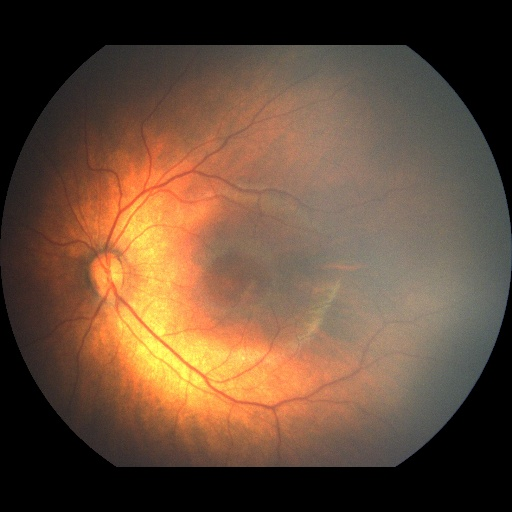
#> input picture data/Normal/Normal_1.jpg, 512 x 512 px, found by its file name; its folder holds only this picture in this run
$ python pre_process_V4.0.py
#> lines starting #> are read from the running program, lines starting #| are printed output that depends on the picture; after the words box and inside, x2 and y2 are one past the last pixel; in counts of white or black regions, pixels touching at a corner belong together
#> in process_images, image is the input picture: shape (512, 512, 3); mean B, G, R 57.3, 76.7, 102.8
import cv2
import numpy as np
import os

def crop_to_circle(image):
    # Convert to grayscale to find contours
    gray = cv2.cvtColor(image, cv2.COLOR_BGR2GRAY)
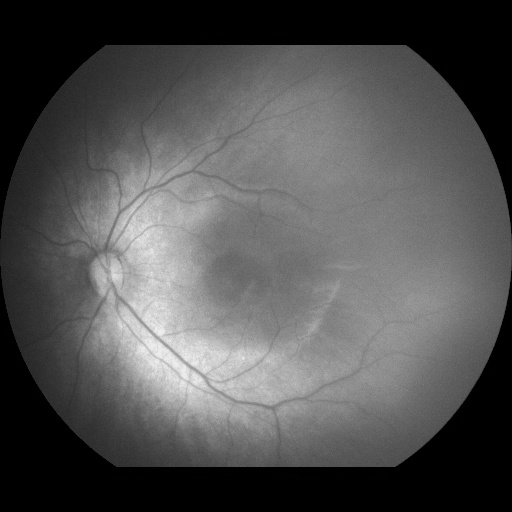
#> gray: shape (512, 512); min 0, max 239, mean 82.3

    # Apply a binary threshold to get a binary image
    _, binary = cv2.threshold(gray, 20, 255, cv2.THRESH_BINARY)
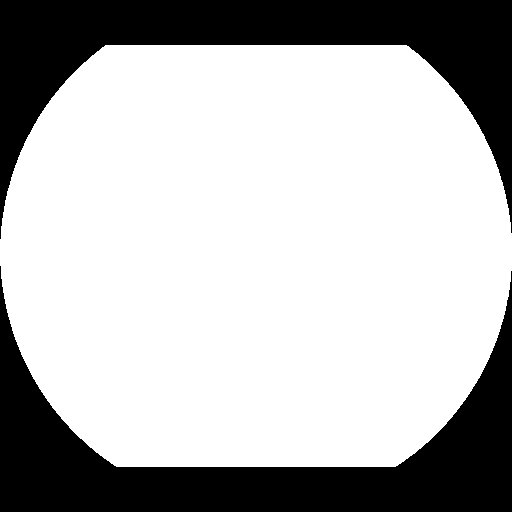
#> binary: shape (512, 512); 71.8% white; 2 black regions

    # Find contours in the binary image
    contours, _ = cv2.findContours(binary, cv2.RETR_EXTERNAL, cv2.CHAIN_APPROX_SIMPLE)
#> contours = 1 contour; box (x1, y1, x2, y2) and area: (0, 45, 512, 467) 187411

    # Get the largest contour
    largest_contour = max(contours, key=cv2.contourArea)
#> largest_contour = contour of 416 points, box (x1, y1, x2, y2) (0, 45, 512, 467), area 187411

    # Get the center and radius of the minimum enclosing circle around the largest contour
    (x, y), radius = cv2.minEnclosingCircle(largest_contour)
#> x = 255.7; y = 251.8; radius = 256.1
    center = (int(x), int(y))
#> center = (255, 251)
    radius = int(radius)
#> radius = 256

    # Create a mask with the same dimensions as the image
    mask = np.zeros(image.shape[:2], dtype=np.uint8)

    # Draw a filled circle on the mask
    cv2.circle(mask, center, radius, 255, thickness=-1)
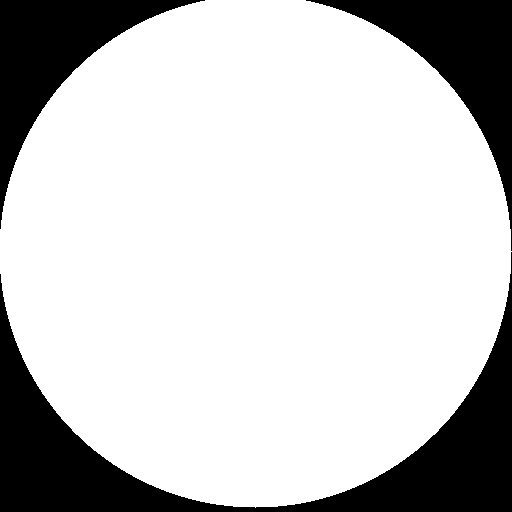
#> mask: shape (512, 512); 78.4% white; 3 black regions, box (x1, y1, x2, y2) and area: (0, 252, 512, 512) 30446, (306, 0, 512, 251) 13184, (0, 0, 205, 229) 12933

    # Create a 4-channel image (BGR + Alpha)
    result = cv2.cvtColor(image, cv2.COLOR_BGR2BGRA)

    # Set the alpha channel based on the mask
    result[:, :, 3] = mask

    # Crop the image to the bounding box of the circle
    x, y, w, h = cv2.boundingRect(largest_contour)
#> x = 0; y = 45; w = 512; h = 422
    cropped_image = result[y:y+h, x:x+w]
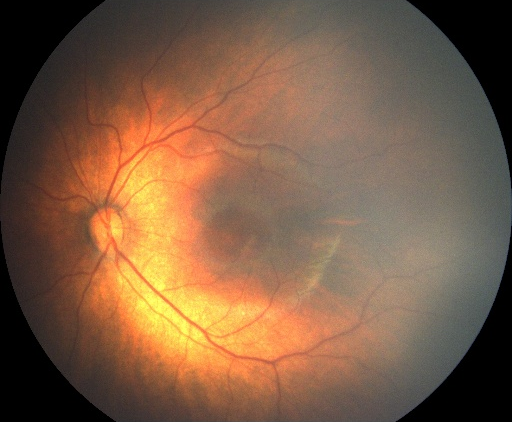
#> cropped_image: shape (422, 512, 4); mean B, G, R, A 69.5, 93.1, 124.7, 222

    return cropped_image

def process_images(input_folder, output_folder):
    if not os.path.exists(output_folder):
        os.makedirs(output_folder)

    for filename in os.listdir(input_folder):
        if filename.lower().endswith(('.png', '.jpg', '.jpeg')):
            input_path = os.path.join(input_folder, filename)
            output_path = os.path.join(output_folder, os.path.splitext(filename)[0] + '.png')

            # Read the image
            image = cv2.imread(input_path)

            # Crop the image to the circular region with transparent background
            cropped_image = crop_to_circle(image)

            # Save the cropped image with transparency
            cv2.imwrite(output_path, cropped_image)

# Example usage
input_folder = 'fp_scale/data/Normal'  # Replace with the path to your input folder
output_folder = 'fp_scale/data/post_processed/Normal'  # Replace with the path to your output folder
process_images(input_folder, output_folder)

$ run again, on data/Normal/Normal_115.jpg
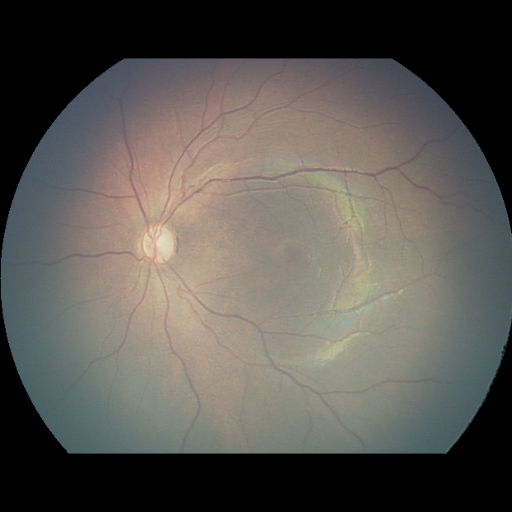
#> input picture data/Normal/Normal_115.jpg, 512 x 512 px, found by its file name
#> in process_images, image is the input picture: shape (512, 512, 3); mean B, G, R 81.8, 86.8, 90
#> in crop_to_circle, `_, binary = cv2.threshold(gray, 20, 255, cv2.THRESH_BINARY)`:
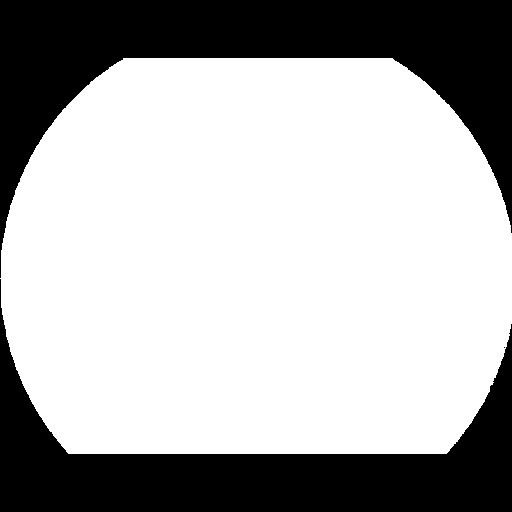
#> binary: shape (512, 512); 68.8% white; 3 black regions (1 under 20 px)
#> contours = 1 contour; box (x1, y1, x2, y2) and area: (0, 58, 512, 454) 179533
#> largest_contour = contour of 421 points, box (x1, y1, x2, y2) (0, 58, 512, 454), area 179533
#> in crop_to_circle, `(x, y), radius = cv2.minEnclosingCircle(largest_contour)`: x = 257.4; y = 277.9; radius = 258.1
#> center = (257, 277)
#> in crop_to_circle, `radius = int(radius)`: radius = 258
#> mask: shape (512, 512); 78.4% white; 3 black regions, box (x1, y1, x2, y2) and area: (0, 0, 512, 255) 37651, (0, 300, 149, 512) 9819, (366, 323, 512, 512) 9210
#> in crop_to_circle, `x, y, w, h = cv2.boundingRect(largest_contour)`: x = 0; y = 58; w = 512; h = 396
#> in crop_to_circle, `cropped_image = result[y:y+h, x:x+w]`:
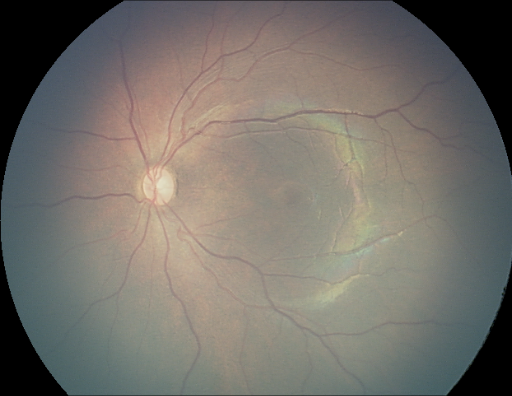
#> cropped_image: shape (396, 512, 4); mean B, G, R, A 105.7, 112.2, 116.3, 227.2

$ run again, on data/Normal/Normal_117.jpg
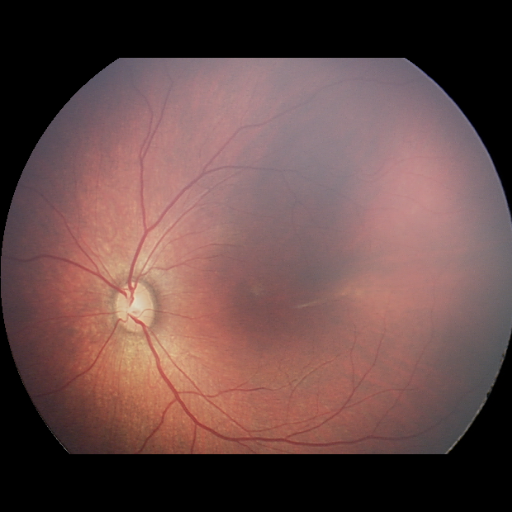
#> input picture data/Normal/Normal_117.jpg, 512 x 512 px, found by its file name
#> in process_images, image is the input picture: shape (512, 512, 3); mean B, G, R 72.8, 74.9, 103.6
#> in crop_to_circle, `_, binary = cv2.threshold(gray, 20, 255, cv2.THRESH_BINARY)`:
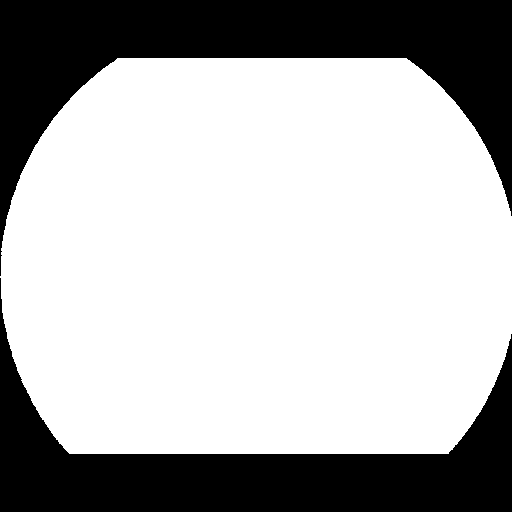
#> binary: shape (512, 512); 69.4% white; 2 black regions
#> contours = 1 contour; box (x1, y1, x2, y2) and area: (0, 58, 512, 454) 181267
#> largest_contour = contour of 393 points, box (x1, y1, x2, y2) (0, 58, 512, 454), area 181267
#> in crop_to_circle, `(x, y), radius = cv2.minEnclosingCircle(largest_contour)`: x = 258.1; y = 273.5; radius = 261.5
#> center = (258, 273)
#> in crop_to_circle, `radius = int(radius)`: radius = 261
#> mask: shape (512, 512); 80.1% white; 3 black regions, box (x1, y1, x2, y2) and area: (0, 0, 512, 234) 33408, (0, 313, 151, 512) 9814, (366, 338, 512, 512) 8873
#> in crop_to_circle, `x, y, w, h = cv2.boundingRect(largest_contour)`: x = 0; y = 58; w = 512; h = 396
#> in crop_to_circle, `cropped_image = result[y:y+h, x:x+w]`:
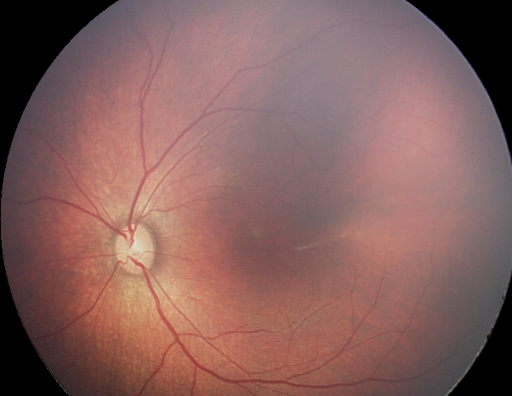
#> cropped_image: shape (396, 512, 4); mean B, G, R, A 94.1, 96.9, 134, 230.4

$ run again, on data/Normal/Normal_132.jpg
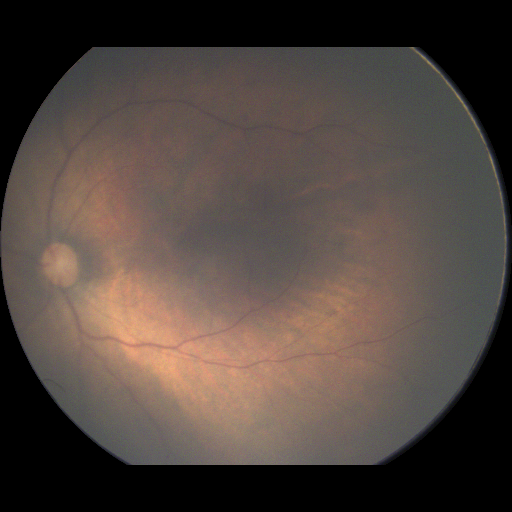
#> input picture data/Normal/Normal_132.jpg, 512 x 512 px, found by its file name
#> in process_images, image is the input picture: shape (512, 512, 3); mean B, G, R 63, 69.1, 80.6
#> in crop_to_circle, `_, binary = cv2.threshold(gray, 20, 255, cv2.THRESH_BINARY)`:
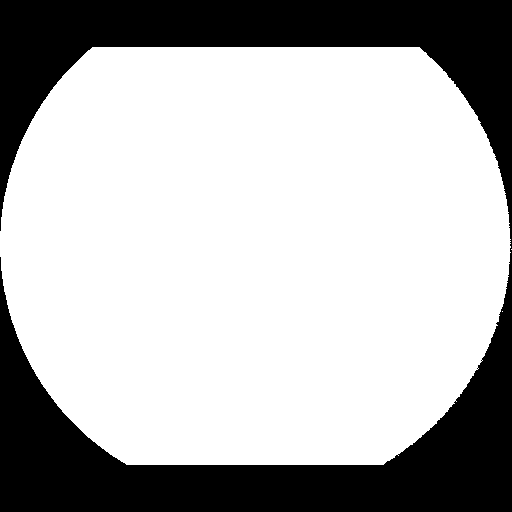
#> binary: shape (512, 512); 70.9% white; 1 black region
#> contours = 3 contours, 2 with area under 20; largest, box (x1, y1, x2, y2) and area: (0, 47, 511, 465) 185054
#> largest_contour = contour of 477 points, box (x1, y1, x2, y2) (0, 47, 511, 465), area 185054
#> in crop_to_circle, `(x, y), radius = cv2.minEnclosingCircle(largest_contour)`: x = 255.4; y = 243.5; radius = 255.8
#> center = (255, 243)
#> in crop_to_circle, `radius = int(radius)`: radius = 255
#> mask: shape (512, 512); 77.5% white; 2 black regions, box (x1, y1, x2, y2) and area: (0, 0, 512, 512) 47307, (0, 0, 178, 243) 11726
#> in crop_to_circle, `x, y, w, h = cv2.boundingRect(largest_contour)`: x = 0; y = 47; w = 511; h = 418
#> in crop_to_circle, `cropped_image = result[y:y+h, x:x+w]`:
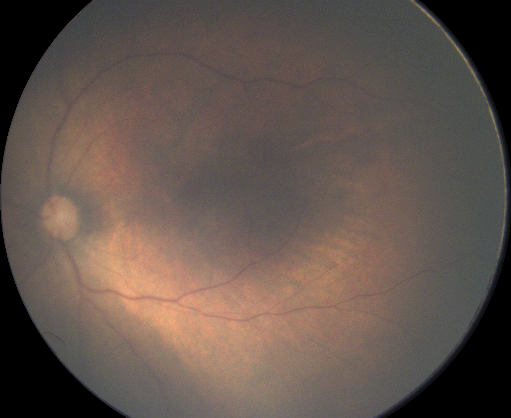
#> cropped_image: shape (418, 511, 4); mean B, G, R, A 77.3, 84.8, 98.9, 221.5

$ run again, on data/Normal/Normal_106.jpg
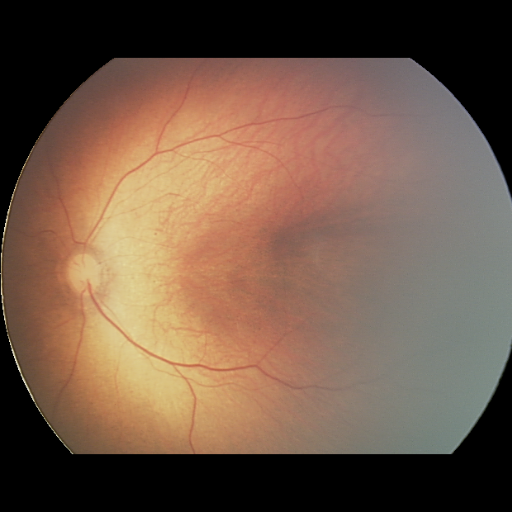
#> input picture data/Normal/Normal_106.jpg, 512 x 512 px, found by its file name
#> in process_images, image is the input picture: shape (512, 512, 3); mean B, G, R 72.3, 89, 113.7
#> binary: shape (512, 512); 70% white; 4 black regions (2 under 20 px)
#> contours = 1 contour; box (x1, y1, x2, y2) and area: (0, 58, 512, 455) 182768
#> largest_contour = contour of 351 points, box (x1, y1, x2, y2) (0, 58, 512, 455), area 182768
#> in crop_to_circle, `(x, y), radius = cv2.minEnclosingCircle(largest_contour)`: x = 261.4; y = 273.1; radius = 262.3
#> center = (261, 273)
#> in crop_to_circle, `radius = int(radius)`: radius = 262
#> mask: shape (512, 512); 80.5% white; 3 black regions, box (x1, y1, x2, y2) and area: (0, 0, 512, 251) 32817, (0, 296, 152, 512) 10178, (371, 352, 512, 512) 8141
#> in crop_to_circle, `x, y, w, h = cv2.boundingRect(largest_contour)`: x = 0; y = 58; w = 512; h = 397
#> in crop_to_circle, `cropped_image = result[y:y+h, x:x+w]`:
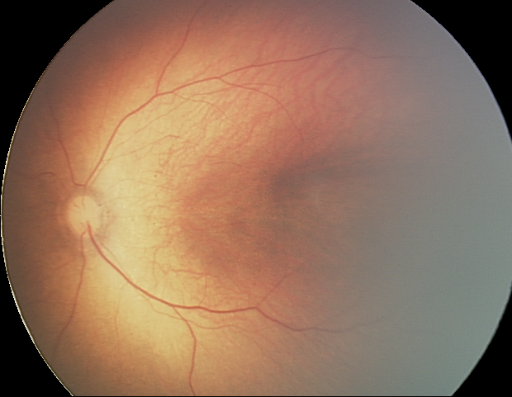
#> cropped_image: shape (397, 512, 4); mean B, G, R, A 93.2, 114.8, 146.6, 230.9
